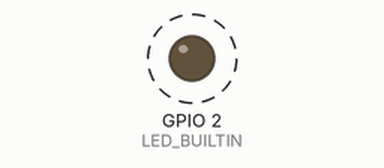
Simulated run of this sketch. Board: ESP8266 (Wemos D1 mini). Shown: output pins drawn as LEDs (lit = HIGH, except the on-board LED, lit = LOW). Dashed ring = blinking. WiFi joins after 1.5 s; servers stay silent unless stated; what the sketch prints to the serial monitor is not drawn. At 2.5 s the program puts the board to deep sleep or switches it off; the recording ends there.

Above: at 0.12 s.
Timing chart, 0 to 2.5 s (numbered marks = the images above):
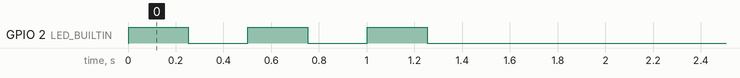

Measured:
- by itself, GPIO 2 (LED_BUILTIN): alternates HIGH for 0.25 s and LOW for 0.25 s, 6 changes in all, then stays LOW

The sketch:

sketch_v2.ino.ino
```cpp
#include <ESP8266WiFi.h>
#include "time.h"
#include<Firebase_ESP_Client.h>
#define API_KEY "APIKEYinFireBaseDB"
#define DATABASE_URL "[...]firebasedatabase.app/"
//Provide the token generation process info.
// #include "addons/TokenHelper.h"
// //Provide the RTDB payload printing info and other helper functions.
// #include "addons/RTDBHelper.h"

// Replace with SSID
#ifndef STASSID
#define STASSID "wifiid"
#define STAPSK "wifipssw"
#endif


const char* ssid = STASSID;
const char* password = STAPSK;
int sleepTime = 10e6; //10 seconds in us

FirebaseData fbdo;
FirebaseAuth auth;
FirebaseConfig config;
bool signupOK = false;
int pinVolt = 12;
float volt;

void setup() {
  pinMode(LED_BUILTIN, OUTPUT);
  // pinMode(pinVolt, INPUT);
  // pinMode(D0, WAKEUP_PULLUP);
  Serial.begin(115200);
  // adcVolt = analogRead(pinVolt);
  // volt = adcVolt /(R2/(R1+R2));
  // volt = analogRead(pinVolt) * 5 / 1024; //4.2 max voltage of lipo


  // We start by connecting to a WiFi
  Serial.println();
  Serial.println();
  Serial.print("Connecting to ");
  Serial.println(ssid);

  WiFi.mode(WIFI_STA);
  WiFi.begin(ssid, password);

while (WiFi.status() != WL_CONNECTED) {
    digitalWrite(LED_BUILTIN, HIGH);
    delay(250);
    digitalWrite(LED_BUILTIN, LOW);
    delay(250);
    Serial.print(".");
  }
Serial.println();

  Serial.println("");
  Serial.println("WiFi connected");
  Serial.println("IP address: ");
  Serial.println(WiFi.localIP());


  // connect to Firebase;
  config.api_key = API_KEY;
  config.database_url = DATABASE_URL;

  if(Firebase.signUp(&config, &auth, "", "")){
    Serial.println("Firebase Sign Up Ok! ");
    signupOK = true;
  }
  else{
    Serial.printf("%s\n", config.signer.signupError.message.c_str());
  }

   /* Assign the callback function for the long running token generation task */
  // config.token_status_callback = tokenStatusCallback; //see addons/TokenHelper.h

  Firebase.begin(&config, &auth);
  Firebase.reconnectWiFi(true);


  Serial.print("pin voltage: ");
  Serial.println(volt);
  delay(1000);
  ESP.deepSleep(sleepTime); //60e6 --> 60 sec in us times 60 is 1 hour times 1 still 1 hour
  // delay(10);

}


void loop() {
  // if (Firebase.ready() && signupOK){
  //   delay(200);

  //   Firebase.RTDB.getInt(&fbdo, "/counter/"); // this points at FirebaseData. It builds a request that I suppose gets
  //   // stored temporarily in the DATABASE SESSION
  //   int count = fbdo.intData(); //if the previous line is True then we can ask to the fbdo to print the integer.
  //   ++count;
  //   Serial.println(count);
  //   Firebase.RTDB.setFloat(&fbdo, "ESP8266/" + String(count) + "/batt_volt", volt);

  //   digitalWrite(LED_BUILTIN, HIGH);
  //   delay(1000);
  //   digitalWrite(LED_BUILTIN, LOW);

  //   Firebase.RTDB.setInt(&fbdo, "/counter/", count);
  //   delay(2000);
  // }

  // // ESP.deepsleep(60e6 * 60 * 1) //60e6 --> 60 sec in us times 60 is 1 hour times 1 still 1 hour

  // ESP.deepSleep(sleepTime); //60e6 --> 60 sec in us times 60 is 1 hour times 1 still 1 hour

}
```
